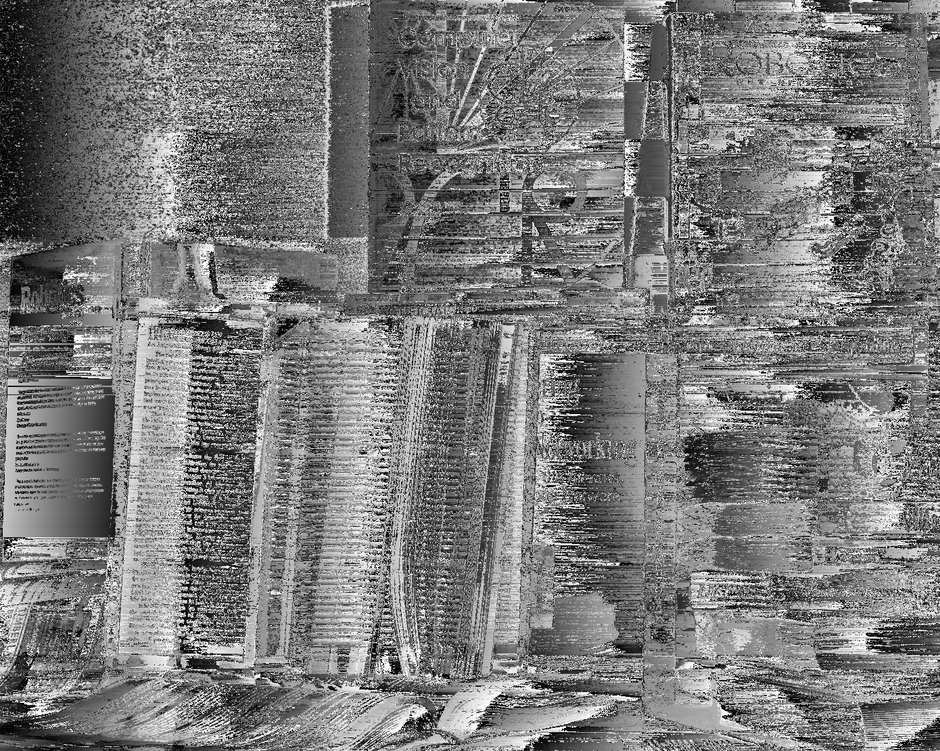
#> input picture results/Books/Books_window_1_naive.png, 940 x 751 px, shrunk from 1390 x 1110 before the run
$ python evaluation.py
#> lines starting #> are read from the running program, lines starting #| are printed output that depends on the picture
### src/python_utils.py
import cv2
import numpy as np

from skimage.metrics import structural_similarity as skt_ssim
import matplotlib.pyplot as plt
import re


def read_image(path: str):
    return cv2.imread(path)

# [5 lines left out: function ssim, not called in this run]

def ssd(img1, img2):
    """Computing the sum of squared differences (SSD) between two images."""
    return np.sum((np.array(img1, dtype=np.float32) - np.array(img2, dtype=np.float32))**2)

def ncc(img1, img2) -> float:
    """
    Normalized Cross Corelation
    """
    return cv2.matchTemplate(img1, img2, cv2.TM_CCORR_NORMED)

metrics = {
    "ssd": ssd,
    "ncc": ncc,
    "ssim": ssim,
}

dataset = ["Art", "Books", "Dolls", "Laundry", "Moebius", "Reindeer"]
algorithms = ["naive", "dp", "sgbm"]
window_size = [1, 3, 5]

data_dir = "../results/"

def bar_plots_metrics(metric, ax):
    output_dict = {}
    for name in dataset:
        output_dict[name] = {}
        for algo in algorithms:
            output_dict[name][algo] = {}
            for size in window_size:
                metric_func = metrics[metric]
                image_name = "{}_window_{}_{}.png".format(name, size, algo)
                gt_img = read_image(data_dir + f"{name}/" + f"{name}_gt.png")
                calc_img = read_image(data_dir + f"{name}/" + image_name)
                out_value = float(metric_func(gt_img, calc_img))
                output_dict[name][algo][size] = out_value

    for id, name in enumerate(dataset):
        first_index = int(id/3)

        x1 = [1, 3, 5]
        y1 = [output_dict[name]['naive'][1], output_dict[name]['naive'][3], output_dict[name]['naive'][5]]

        x2 = [1, 3, 5]
        y2 = [output_dict[name]['dp'][1], output_dict[name]['dp'][3], output_dict[name]['dp'][5]]

        x3 = [1, 3, 5]
        y3 = [output_dict[name]['sgbm'][1], output_dict[name]['sgbm'][3], output_dict[name]['sgbm'][5]]

        width = np.min(np.diff(x3))/5

        ax[first_index][id % 3].bar(x1-width, y1, label="Naive", color='b', width=0.4)
        ax[first_index][id % 3].bar(x2, y2, label="DP", color='g', width=0.4)
        ax[first_index][id % 3].bar(x3+width, y3, label="SGBM", color='r', width=0.4)
        ax[first_index][id % 3].plot()

        ax[first_index][id % 3].set_xlabel("window size")
        ax[first_index][id % 3].set_ylabel(metric.upper())
        ax[first_index][id % 3].set_title("{} Image Middlebury".format(name))
        ax[first_index][id % 3].legend()

# [96 lines left out: functions bar_plots_time, line_plot_lambda, diff_image, not called in this run]

def disp_image(img1, img2, img3):
    fig, ax = plt.subplots(1, 3, figsize=(15, 15))
    ax[0].imshow(img1)
    ax[0].set_title("Naive Disparity")
    ax[1].imshow(img2)
    ax[1].set_title("Dynamic Programming Disparity")
    ax[2].imshow(img3)
    ax[2].set_title("SGBM Disparity")

### src/evaluation.py
import cv2
import numpy as np

import matplotlib.pyplot as plt
from python_utils import *

metrics = {
    "ssd": ssd,
    "ncc": ncc,
    "ssim": ssim,
}

def main():
    img1 = cv2.imread('../results/Books/Books_window_1_naive.png')
#> img1 is the input picture: shape (751, 940, 3); min 0, max 255, mean 122.5
    img2 = cv2.imread('../results/Books/Books_window_1_dp.png')
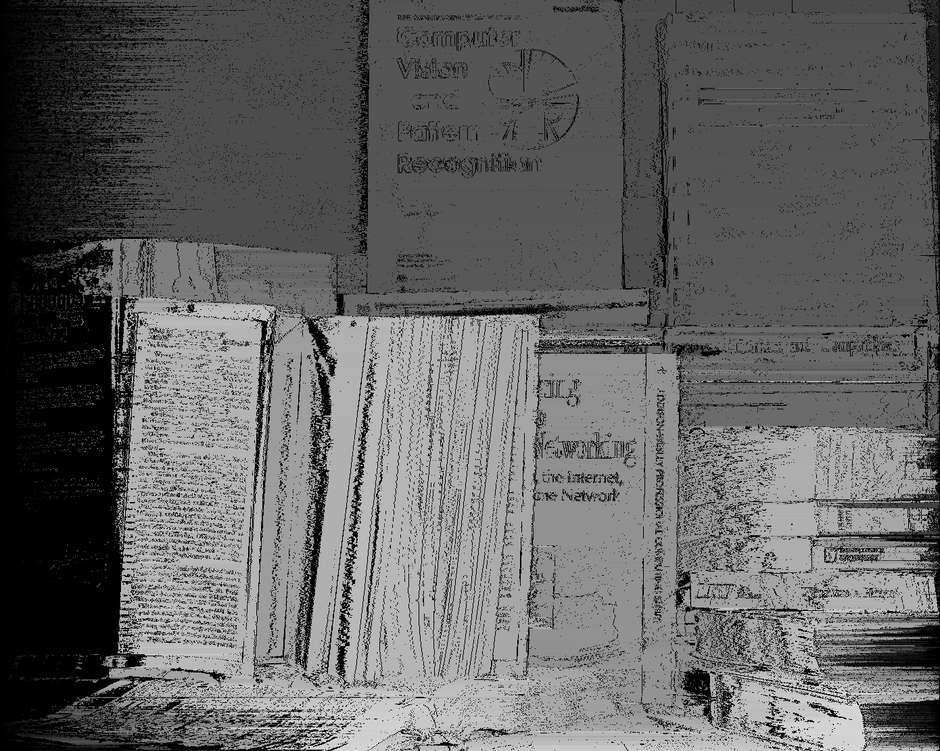
#> input picture results/Books/Books_window_1_dp.png, 940 x 751 px, shrunk from 1390 x 1110 before the run
#> img2 is the input picture: shape (751, 940, 3); min 0, max 255, mean 100
    img3 = cv2.imread('../results/Books/Books_window_1_sgbm.png')
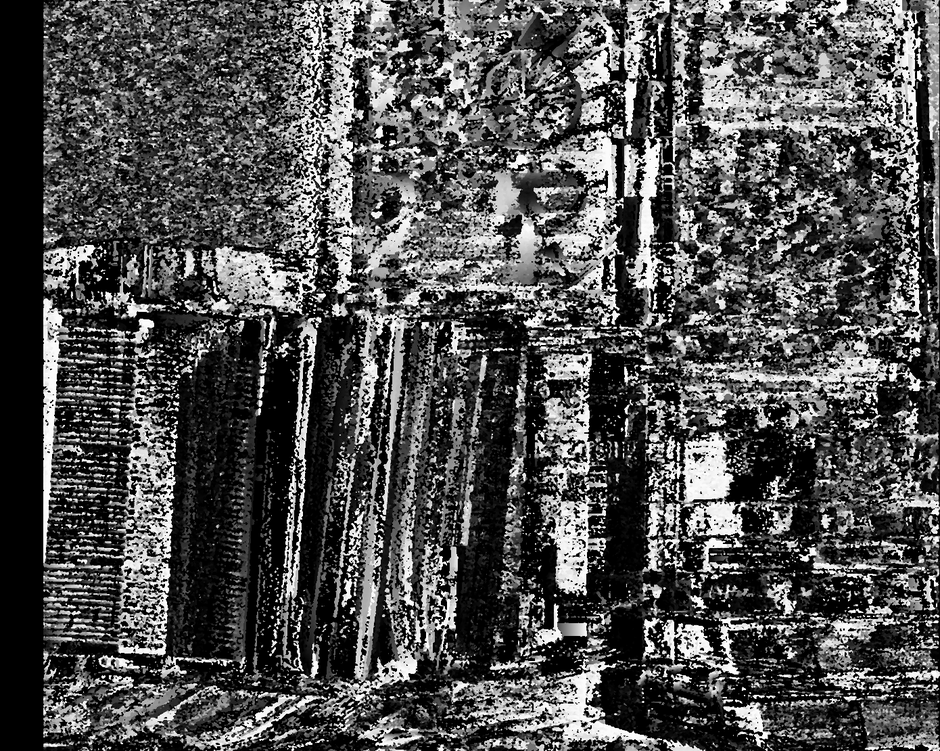
#> input picture results/Books/Books_window_1_sgbm.png, 940 x 751 px, shrunk from 1390 x 1110 before the run
#> img3 is the input picture: shape (751, 940, 3); min 0, max 255, mean 80.7
    disp_image(img1, img2, img3)

    for metric in metrics:
        fig, ax = plt.subplots(2, 3, figsize=(15, 15))
        fig.suptitle(f"{metric.upper()} vs window_size for 6 pairs and 3 algorithms")
        bar_plots_metrics(metric, ax)
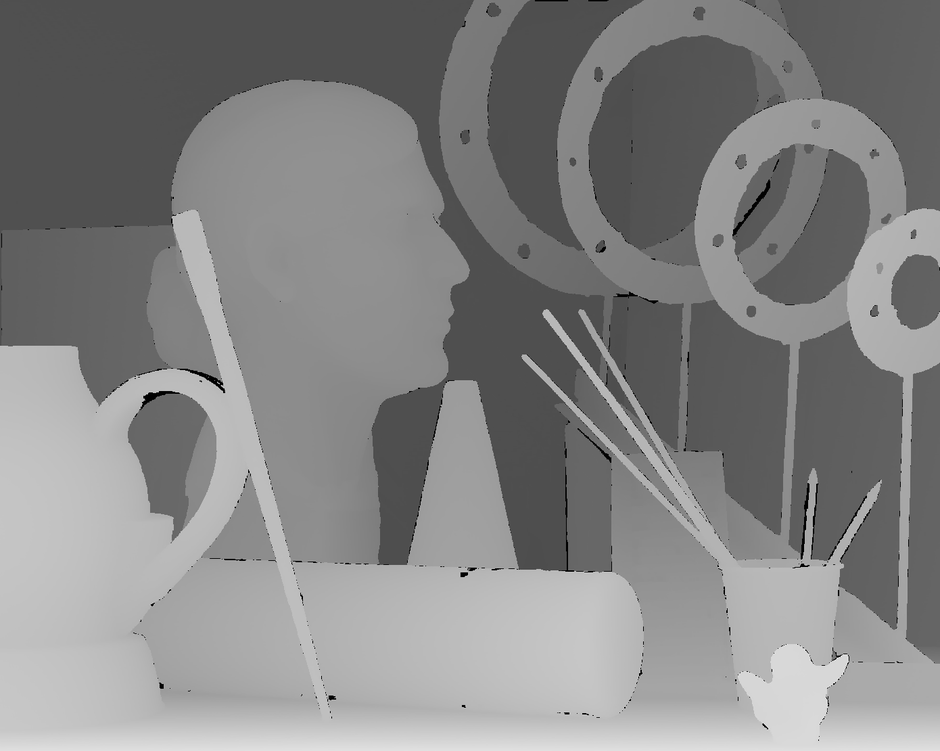
#> input picture results/Art/Art_gt.png, 940 x 751 px, shrunk from 1390 x 1110 before the run
#> in read_image, returned value is the input picture: shape (751, 940, 3); min 0, max 254, mean 132.5
#> in bar_plots_metrics, `out_value = float(metric_func(gt_img, calc_img))`: out_value = nan
#> the loop in bar_plots_metrics, `for id, name in enumerate(dataset):` made 6 passes
#> (name, first_index, y3) on passes 1 to 6: ('Art', 0, [5.52e+09, nan, nan]), ('Books', 0, [nan, nan, nan]), ('Dolls', 0, [nan, nan, nan]), ('Laundry', 1, [nan, nan, nan]), ('Moebius', 1, [nan, nan, nan]), ('Reindeer', 1, [nan, nan, nan])

    fig, ax = plt.subplots(2, 3, figsize=(15, 15))
    fig.suptitle("Processing Time (s) vs window_size for 6 pairs and 3 algorithms")
    bar_plots_time(ax)

    fig = plt.figure()
    x, y = line_plot_lambda("ssd")
    print("Optimal lambda for min SSD for Art Image: ", x[np.argmin(y[0])])
    print("Optimal lambda for min SSD for Books Image: ", x[np.argmin(y[1])])
    print("Optimal lambda for min SSD for Dolls Image: ", x[np.argmin(y[2])])

    fig = plt.figure()
    x, y = line_plot_lambda("ssim")
    print("Optimal lambda for max SSIM for Art Image: ", x[np.argmax(y[0])])
    print("Optimal lambda for max SSIM for Books Image: ", x[np.argmax(y[1])])
    print("Optimal lambda for max SSIM for Dolls Image: ", x[np.argmax(y[2])])

    # Load images
    img1 = cv2.imread('../results/Art/Art_window_1_sgbm.png')
    img2 = cv2.imread('../results/Art/Art_gt.png')

    diff_image(img1, img2)

    plt.show()

if __name__ == "__main__":
#> (the run stopped early here; a loop or call above may not have finished)
